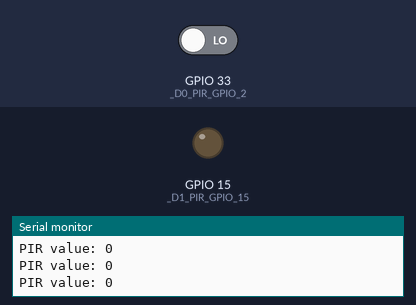
The sketch below on a simulated ESP32. On the bench: output pins drawn as LEDs (lit = HIGH), the last lines printed to the serial monitor. Inputs (shaded band) come from the test bench; at power-on: GPIO 33 (_D0_PIR_GPIO_2) LOW.

Above: at 1.2 s.
1.3 s: GPIO 33 (_D0_PIR_GPIO_2) driven HIGH
At 1.9 s:
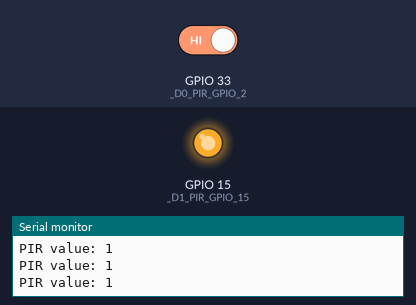
2.8 s: GPIO 33 (_D0_PIR_GPIO_2) driven LOW
At 3.2 s:
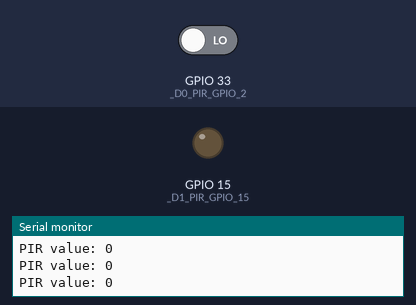
Timing chart, 0 to 5.8 s (numbered marks = the images above; inputs shaded):
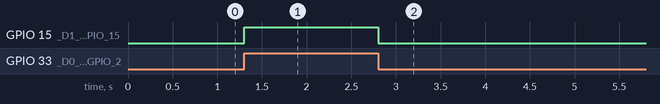

Measured:
- after the input at 1.3 s, GPIO 15 (_D1_PIR_GPIO_15): LOW → HIGH at once
- after the input at 2.8 s, GPIO 15 (_D1_PIR_GPIO_15): HIGH → LOW at once

The sketch:

PIRSensor.ino
```cpp
#define _D0_PIR_GPIO_2 33 // D0핀 입력장치(PIR센서)에 해당하는 GPIO 핀 매크로지정
#define _D1_PIR_GPIO_15 15 // D1핀 출력장치(PIR센서)에 해당하는 GPIO 핀 매크로지정

void setup() { pinMode(_D0_PIR_GPIO_2, INPUT); // D0핀 입력설정
  pinMode(_D0_PIR_GPIO_2, INPUT);
  pinMode(_D1_PIR_GPIO_15, OUTPUT); // D0핀 출력설정
  Serial.begin(115200);
}

void loop() {
  int motionState = digitalRead(_D0_PIR_GPIO_2); // D0핀 입력상태 저장
  Serial.print("PIR value: ");
  Serial.println(motionState);
  if (motionState == HIGH) // 입력상태에 따른 조건문
    digitalWrite(_D1_PIR_GPIO_15, HIGH); // D1핀(GPIO15) LED ON
  else
    digitalWrite(_D1_PIR_GPIO_15, LOW); // D1핀(GPIO15) LED OFF }

  motionState = 0;
  delay(100);
}
```
